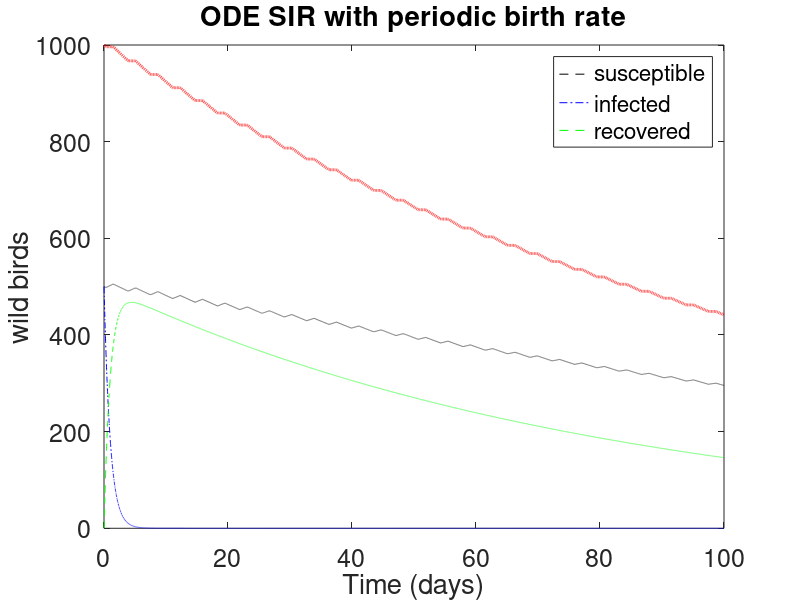

Recreate this plot in MATLAB.
%%%%%%%%%%%%%%%%%%%%%%%%%% 
% SIR Epidemic Model
% with disease-relatd deaths
% Sample Paths for CTMC  models
% ODE model:
% ds/dt=-beta is/N;
% di/dt= beta is/N-(gam +alp)*i;
% dr/dt= gam*i;
% %%%%%%%%%%%%%%%%%%%%%%%%
dbstop if error
clear all
close all
set(0,'DefaultAxesFontSize', 18)
set(gca,'fontsize',18);
%Parameters and Initial Condition

beta_ww=0;
beta_wd=.51; beta_dd=.89; beta_td=.89; beta_th=.207; beta_hh=0.078; %transmission rates
gamma_w=.981; gamma_d=.981; gamma_h=.091; %recovery rates
mu_dt=.499; %mutation to human transmissable 
m_w=.0123; m_d=1; m_h=.009; %death rates
 b_d=1000; b_h=.0118; %birth rates
i0_w=500;i0_d=0; i0_h=0; t0_d=0; %initial infected
N0_w=100000; N0_d=100000; N0_h=100000; %Initial population
r0_w=0; r0_d=0; r0_h=0; %initial recovered
s0_w=500; s0_d=1000; s0_h=1000; %initial susceptible


totext=0; % count when i==0;
%Number of sampe paths, time step, and end time
sim=100; 
dt=0.01; time=100;  outbreak=50;
%sim=10^5; %use for calc of dis extinction
% ODE Model (Euler's Method)

q(1)=s0_w; s(1)=i0_w; a(1)=r0_w; Nw(1)=q(1)+s(1)+a(1);

for k=1:time/dt
   if sin(k*(pi/180))-.5>0;
       b_w=.0123;
   elseif sin(k*(pi/180))-.5<=0;
       b_w=0;
   end
  w1=Nw(k)*b_w-beta_ww*q(k)*s(k)/Nw(k)-m_w*q(k);
  w2=beta_ww*q(k)*s(k)/Nw(k)-(gamma_w+m_w)*s(k);
  w3=gamma_w*s(k)-m_w*a(k);
  q(k+1)=q(k)+dt*w1;
  s(k+1)=s(k)+dt*w2;
  a(k+1)=a(k)+dt*w3;
  Nw(k+1)=q(k+1)+s(k+1)+a(k+1);
end

plot([0:dt:time],q,'k--',[0:dt:time],s,'b-.',[0:dt:time],a, 'g--', [0:dt:time], Nw,'r--','LineWidth',2);
axis([0,time,0,1000]);
title('ODE SIR with periodic birth rate')
legend('susceptible','infected','recovered')
ylabel('wild birds');
xlabel('Time (days)')
hold off
